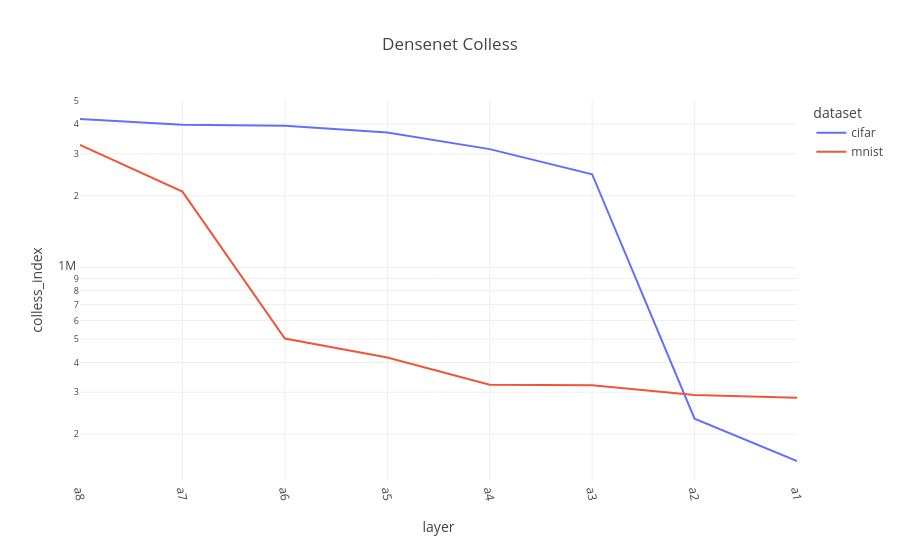

The notebook cell saved with this chart:
### Code cell
densenet = layer_data[(layer_data['model']=='densenet') & (layer_data['split']=='trainUval')].copy()

densenet["layer_idx"] = densenet["layer"].apply(lambda x: layer_order['densenet'].index(x))
densenet.sort_values("layer_idx", inplace=True)

fig = px.line(densenet, x="layer", y="colless_index", color="dataset", color_discrete_sequence=px.colors.qualitative.Plotly, title="Densenet Colless")
fig.update_xaxes(tickangle=80)
fig.update_yaxes(type="log")

### Figure 1 — Plotly figure (JSON) as saved in the notebook; plotly's stock layout.template omitted (floating-point values rounded to 4 significant figures)
{"data": [{"hovertemplate": "dataset=cifar<br>layer=%{x}<br>colless_index=%{y}<extra></extra>", "legendgroup": "cifar", "line": {"color": "#636EFA", "dash": "solid"}, "marker": {"symbol": "circle"}, "mode": "lines", "name": "cifar", "orientation": "v", "showlegend": true, "type": "scatter", "x": ["a8", "a7", "a6", "a5", "a4", "a3", "a2", "a1"], "xaxis": "x", "y": [4201000.0, 3976000.0, 3939000.0, 3686000.0, 3140000.0, 2464000.0, 232300.0, 154300.0], "yaxis": "y"}, {"hovertemplate": "dataset=mnist<br>layer=%{x}<br>colless_index=%{y}<extra></extra>", "legendgroup": "mnist", "line": {"color": "#EF553B", "dash": "solid"}, "marker": {"symbol": "circle"}, "mode": "lines", "name": "mnist", "orientation": "v", "showlegend": true, "type": "scatter", "x": ["a8", "a7", "a6", "a5", "a4", "a3", "a2", "a1"], "xaxis": "x", "y": [3269000.0, 2083000.0, 504100.0, 419300.0, 322400.0, 320900.0, 291900.0, 284300.0], "yaxis": "y"}], "layout": {"legend": {"title": {"text": "dataset"}, "tracegroupgap": 0}, "title": {"text": "Densenet Colless"}, "xaxis": {"anchor": "y", "domain": [0, 1], "tickangle": 80, "title": {"text": "layer"}}, "yaxis": {"anchor": "x", "domain": [0, 1], "title": {"text": "colless_index"}, "type": "log"}}}
